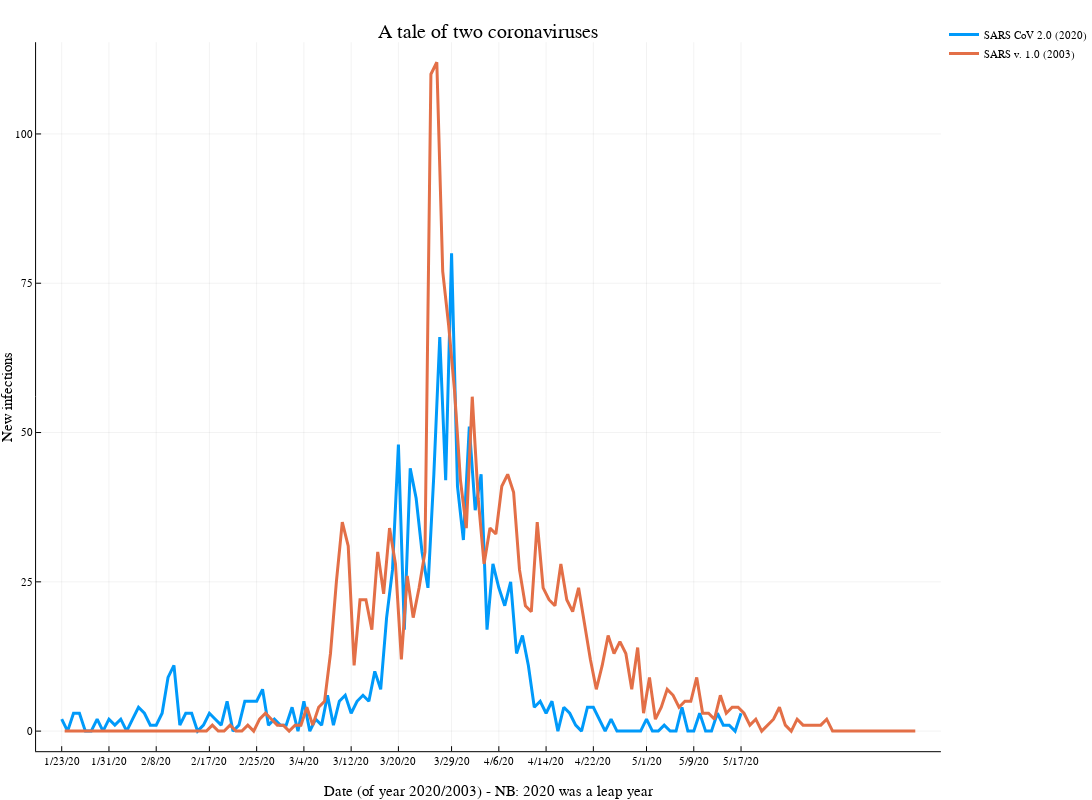

This figure's notebook cell:
### Code cell
plot(ddays[2:end],hk[2:end] .- hk[1:end-1],title="A tale of two coronaviruses",linewidth=3,label="SARS CoV 2.0 (2020)",size=(1200,800))
plot!(sars2003,linewidth=3,label="SARS v. 1.0 (2003)",xlabel="Date (of year 2020/2003) - NB: 2020 was a leap year ",ylabel="New infections")

### Figure 1 — Plotly figure (JSON) as saved in the notebook; plotly's stock layout.template omitted (floating-point values rounded to 4 significant figures; data arrays with more than 128 entries replaced by an {"elided": "..."} marker saying what was removed)
{"data": [{"colorbar": {"title": ""}, "legendgroup": "SARS CoV 2.0 (2020)", "line": {"color": "rgba(0, 154, 250, 1.000)", "dash": "solid", "shape": "linear", "width": 3}, "mode": "lines", "name": "SARS CoV 2.0 (2020)", "showlegend": true, "type": "scatter", "x": [0.5, 1.5, 2.5, 3.5, 4.5, 5.5, 6.5, 7.5, 8.5, 9.5, 10.5, 11.5, 12.5, 13.5, 14.5, 15.5, 16.5, 17.5, 18.5, 19.5, 20.5, 21.5, 22.5, 23.5, 24.5, 25.5, 26.5, 27.5, 28.5, 29.5, 30.5, 31.5, 32.5, 33.5, 34.5, 35.5, 36.5, 37.5, 38.5, 39.5, 40.5, 41.5, 42.5, 43.5, 44.5, 45.5, 46.5, 47.5, 48.5, 49.5, 50.5, 51.5, 52.5, 53.5, 54.5, 55.5, 56.5, 57.5, 58.5, 59.5, 60.5, 61.5, 62.5, 63.5, 64.5, 65.5, 66.5, 67.5, 68.5, 69.5, 70.5, 71.5, 72.5, 73.5, 74.5, 75.5, 76.5, 77.5, 78.5, 79.5, 80.5, 81.5, 82.5, 83.5, 84.5, 85.5, 86.5, 87.5, 88.5, 89.5, 90.5, 91.5, 92.5, 93.5, 94.5, 95.5, 96.5, 97.5, 98.5, 99.5, 100.5, 101.5, 102.5, 103.5, 104.5, 105.5, 106.5, 107.5, 108.5, 109.5, 110.5, 111.5, 112.5, 113.5, 114.5, 115.5], "xaxis": "x1", "y": [2, 0, 3, 3, 0, 0, 2, 0, 2, 1, 2, 0, 2, 4, 3, 1, 1, 3, 9, 11, 1, 3, 3, 0, 1, 3, 2, 1, 5, 0, 1, 5, 5, 5, 7, 1, 2, 1, 1, 4, 0, 5, 0, 2, 1, 6, 1, 5, 6, 3, 5, 6, 5, 10, 7, 19, 27, 48, 17, 44, 39, 30, 24, 43, 66, 42, 80, 41, 32, 51, 37, 43, 17, 28, 24, 21, 25, 13, 16, 11, 4, 5, 3, 5, 0, 4, 3, 1, 0, 4, 4, 2, 0, 2, 0, 0, 0, 0, 0, 2, 0, 0, 1, 0, 0, 4, 0, 0, 3, 0, 0, 3, 1, 1, 0, 3], "yaxis": "y1", "zmax": null, "zmin": null}, {"colorbar": {"title": ""}, "legendgroup": "SARS v. 1.0 (2003)", "line": {"color": "rgba(227, 111, 71, 1.000)", "dash": "solid", "shape": "linear", "width": 3}, "mode": "lines", "name": "SARS v. 1.0 (2003)", "showlegend": true, "type": "scatter", "x": {"elided": "145 int values"}, "xaxis": "x1", "y": {"elided": "145 int values"}, "yaxis": "y1", "zmax": null, "zmin": null}], "layout": {"annotations": [{"font": {"color": "rgba(0, 0, 0, 1.000)", "family": "sans-serif", "size": 20}, "rotation": 0, "showarrow": false, "text": "A tale of two coronaviruses", "x": 0.5175, "xanchor": "center", "xref": "paper", "y": 1, "yanchor": "top", "yref": "paper"}], "height": 800, "legend": {"bgcolor": "rgba(255, 255, 255, 1.000)", "bordercolor": "rgba(0, 0, 0, 1.000)", "font": {"color": "rgba(0, 0, 0, 1.000)", "family": "sans-serif", "size": 11}, "tracegroupgap": 0, "x": 1, "y": 1}, "margin": {"b": 20, "l": 0, "r": 0, "t": 20}, "paper_bgcolor": "rgba(255, 255, 255, 1.000)", "plot_bgcolor": "rgba(255, 255, 255, 1.000)", "showlegend": true, "width": 1200, "xaxis": {"anchor": "y1", "domain": [0.03823, 0.9967], "gridcolor": "rgba(0, 0, 0, 0.100)", "gridwidth": 0.5, "linecolor": "rgba(0, 0, 0, 1.000)", "mirror": false, "range": [-3.835, 149.3], "showgrid": true, "showline": true, "showticklabels": true, "tickangle": 0, "tickcolor": "rgb(0, 0, 0)", "tickfont": {"color": "rgba(0, 0, 0, 1.000)", "family": "sans-serif", "size": 11}, "tickmode": "array", "ticks": "inside", "ticktext": ["1/23/20", "1/31/20", "2/8/20", "2/17/20", "2/25/20", "3/4/20", "3/12/20", "3/20/20", "3/29/20", "4/6/20", "4/14/20", "4/22/20", "5/1/20", "5/9/20", "5/17/20"], "tickvals": [0.5, 8.5, 16.5, 25.5, 33.5, 41.5, 49.5, 57.5, 66.5, 74.5, 82.5, 90.5, 99.5, 107.5, 115.5], "title": "Date (of year 2020/2003) - NB: 2020 was a leap year ", "titlefont": {"color": "rgba(0, 0, 0, 1.000)", "family": "sans-serif", "size": 15}, "type": "-", "visible": true, "zeroline": false, "zerolinecolor": "rgba(0, 0, 0, 1.000)"}, "yaxis": {"anchor": "x1", "domain": [0.03791, 0.9708], "gridcolor": "rgba(0, 0, 0, 0.100)", "gridwidth": 0.5, "linecolor": "rgba(0, 0, 0, 1.000)", "mirror": false, "range": [-3.36, 115.4], "showgrid": true, "showline": true, "showticklabels": true, "tickangle": 0, "tickcolor": "rgb(0, 0, 0)", "tickfont": {"color": "rgba(0, 0, 0, 1.000)", "family": "sans-serif", "size": 11}, "tickmode": "array", "ticks": "inside", "ticktext": ["0", "25", "50", "75", "100"], "tickvals": [0, 25, 50, 75, 100], "title": "New infections", "titlefont": {"color": "rgba(0, 0, 0, 1.000)", "family": "sans-serif", "size": 15}, "type": "-", "visible": true, "zeroline": false, "zerolinecolor": "rgba(0, 0, 0, 1.000)"}}}
